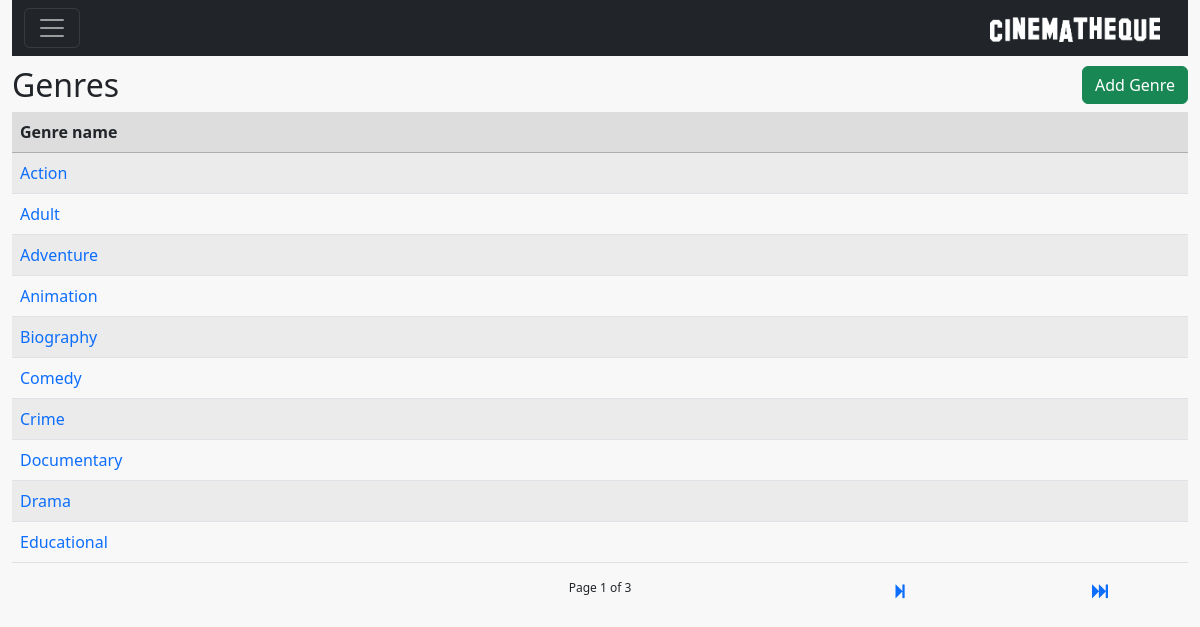
Page /genrelist (signed in) on the committed database.
### core/models.py (models this page shows, shortened)
class Base(models.Model):
    DateTimeOfInsert = models.DateTimeField(auto_now_add=True,auto_now=False)
    DateTimeOfLastUpdate = models.DateTimeField(auto_now=True)
    InsertUser = models.ForeignKey( settings.AUTH_USER_MODEL, null=True, blank=True,
                                    on_delete=models.CASCADE, related_name='+' )
    LastUpdateUser = models.ForeignKey( settings.AUTH_USER_MODEL, null=True, blank=True,
                                         on_delete=models.CASCADE, related_name='+' )
    class Meta:
        abstract = True

class Genre(Base):
    NameEN = models.CharField(max_length=30)
    NamePT_BR = models.CharField(max_length=30)

### core/views.py (the view)
# urls.py: re_path(r'genrelist', genreList, name='core_genre_list'),
@login_required
def genreList(request):
    genres = Genre.objects.all().order_by('NameEN')
    paginator = Paginator(genres, list_page_count )
    page_number = request.GET.get("page")
    page_obj = paginator.get_page(page_number)
    data = {'userProfile': UserProfile.objects.get(User=request.user),
            'class': Genre,
            'page_obj': page_obj }
    return render(request, 'core/genrelist.html', data )

### core/models.py (called while the page is built)
    def __str__(self):
        return self.User.username

    def is_superuser(self):
        return self.User.is_superuser

### templatetags/filter.py (called while the page is built)
@register.filter
def get_class_name(value):
    if f'{value._meta.verbose_name}'.capitalize() != f'{value.__class__.__name__}'.capitalize() :
        str = f'{value._meta.verbose_name}'
    else:
        str = f'{value.__class__.__name__}'.capitalize()
    return str

@register.filter
def get_class_plural_name(value):
    if f'{value._meta.verbose_name_plural}'.capitalize() != f'{value.__class__.__name__}'.capitalize() + 's':
        str = f'{value._meta.verbose_name_plural}'
    else:
        str = value.__class__.__name__ + 's'
    return str

### core/templates/core/genrelist.html
{% extends 'baselist.html' %}
{% load filter %}
{% block insertButton %}
    <a href="{% url 'core_genre_insert' %}" class="btn btn-success">Add {{class|get_class_name}}</a>
{% endblock %}
{% block list %}
     <div class="col">
         <table class="table table-striped">
             <thead class="bgheadlist">
               <tr>
                 <th scope="col">Genre name</th>
               </tr>
             </thead>
             <tbody>
             {% for genre in page_obj %}
               <tr>
                 <td><a href="{% url 'core_genre_update' genre.id %}">{{genre.NameEN}}</a></td>
               </tr>
               {% endfor%}
             </tbody>
         </table>
    </div>
{% endblock %}

### static/style.css (style rules this page uses)
a { text-decoration: none; }
.bgheadlist { background-color: #dddddd!important; border-bottom: 2px; border-color: #afafaf; }

### rows in the picture
Genre: NameEN "Action"
Genre: NameEN "Adult"
Genre: NameEN "Adventure"
Genre: NameEN "Animation"
Genre: NameEN "Biography"
Genre: NameEN "Comedy"
Genre: NameEN "Crime"
Genre: NameEN "Documentary"
Genre: NameEN "Drama"
Genre: NameEN "Educational"

### other values in the picture
{{ class|get_class_plural_name }} "Genres"
{{ class|get_class_name }} "Genre"
{{ page_obj.number }} "1"
{{ page_obj.paginator.num_pages }} "3"
